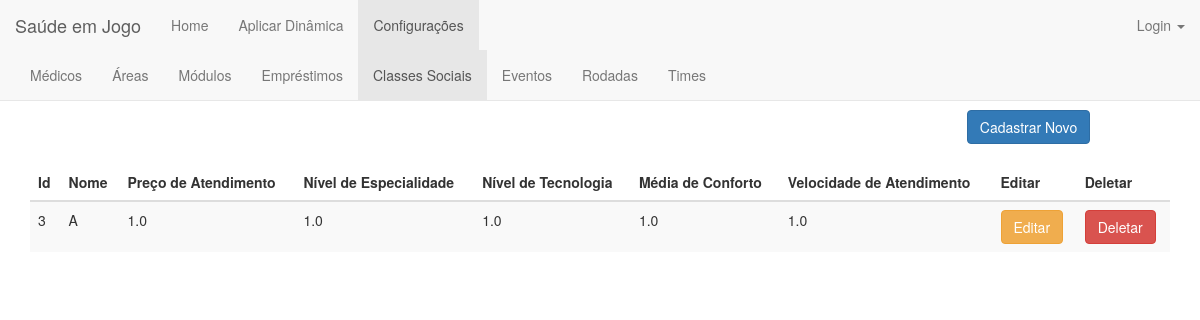
The app's page /classe_social/ with its own data.
### jogo/models.py (models this page shows)
class Classe_Social(models.Model):
    classificacao = ((1, '1'), (2, '2'), (3, '3'))
    nome = models.CharField(max_length=200)
    preco_atendimento = models.FloatField(validators=[MinValueValidator(0.0)])
    nivel_especialidade = models.FloatField(validators=[MinValueValidator(0.0), MaxValueValidator(3.0)])
    nivel_tecnologia = models.FloatField(validators=[MinValueValidator(0.0), MaxValueValidator(3.0)])
    media_conforto = models.FloatField(validators=[MinValueValidator(0.0), MaxValueValidator(3.0)])
    velocidade_atendimento = models.FloatField(validators=[MinValueValidator(0.0), MaxValueValidator(3.0)])

### jogo/views.py (the view)
# urls.py: url(r'^classe_social/$', views.classe_social_index, name='classe_social_index'),
def classe_social_index(request):
    classes = Classe_Social.objects.order_by('id')
    return render(request, 'classe_social/classe_social_index.html', {'classes':classes})

### jogo/templates/classe_social/classe_social_index.html (shortened to what this page needs)
{% extends 'jogo/base_configuracoes.html' %}
{% block classe_social %}class="active"{% endblock %}
{% block body %}
<div class="container">
    <center><h1>Classes Sociais</h1></center>
    <div align="right" style="margin-right: 7%">
        <a href="{% url 'jogo:classe_social_new' %}"><button type="submit" class="btn btn-primary">Cadastrar Novo</button></a>
    </div>
    <br>
    <table class="table table-striped">
        <thead>
        <tr>
            <th>Id</th>
            <th>Nome</th>
            <th>Preço de Atendimento</th>
            <th>Nível de Especialidade</th>
            <th>Nível de Tecnologia</th>
            <th>Média de Conforto</th>
            <th>Velocidade de Atendimento</th>
            <th>Editar</th>
            <th>Deletar</th>
        </tr>
        </thead>
        <tbody>
        {% for classe in classes %}
        <tr>
            <td>{{classe.id}}</td>
            <td>{{classe.nome}}</td>
            <td>{{classe.preco_atendimento}}</td>
            <td>{{classe.nivel_especialidade}}</td>
            <td>{{classe.nivel_tecnologia }}</td>
            <td>{{classe.media_conforto }}</td>
            <td>{{classe.velocidade_atendimento }}</td>
            <td><a href="{% url 'jogo:classe_social_edit' classe.id %}"><button type="button" class="btn btn-warning">Editar</button></a></td>
            <td><a href="{% url 'jogo:classe_social_delete' classe.id %}"><button type="button" class="btn btn-danger">Deletar</button></a></td>
        </tr>
            {% endfor %}
        </tbody>
    </table>
</div>
{% endblock body %}

### records on screen
Classe_Social: id "3", nome "A", preco_atendimento "1.0", nivel_especialidade "1.0", nivel_tecnologia "1.0", media_conforto "1.0", velocidade_atendimento "1.0"
